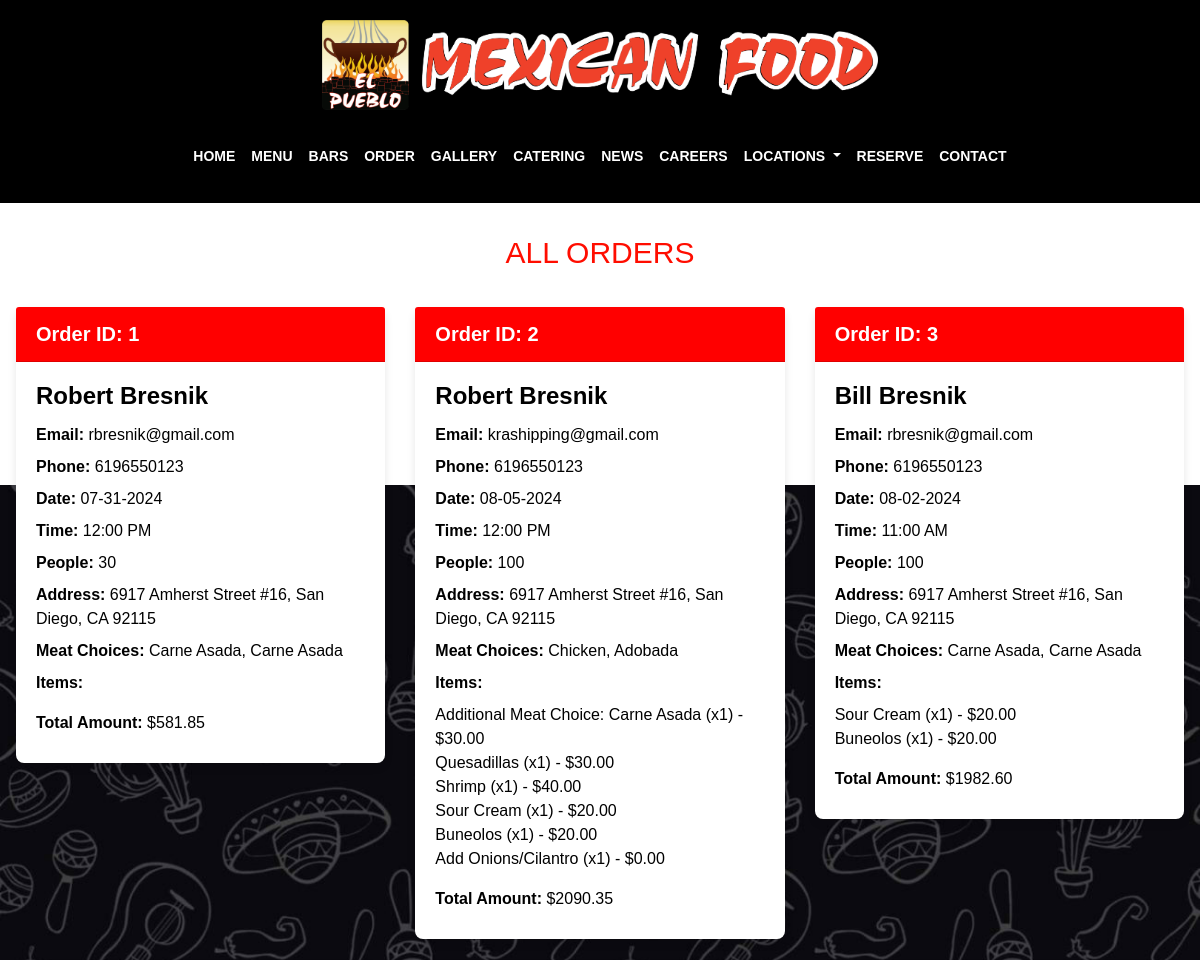
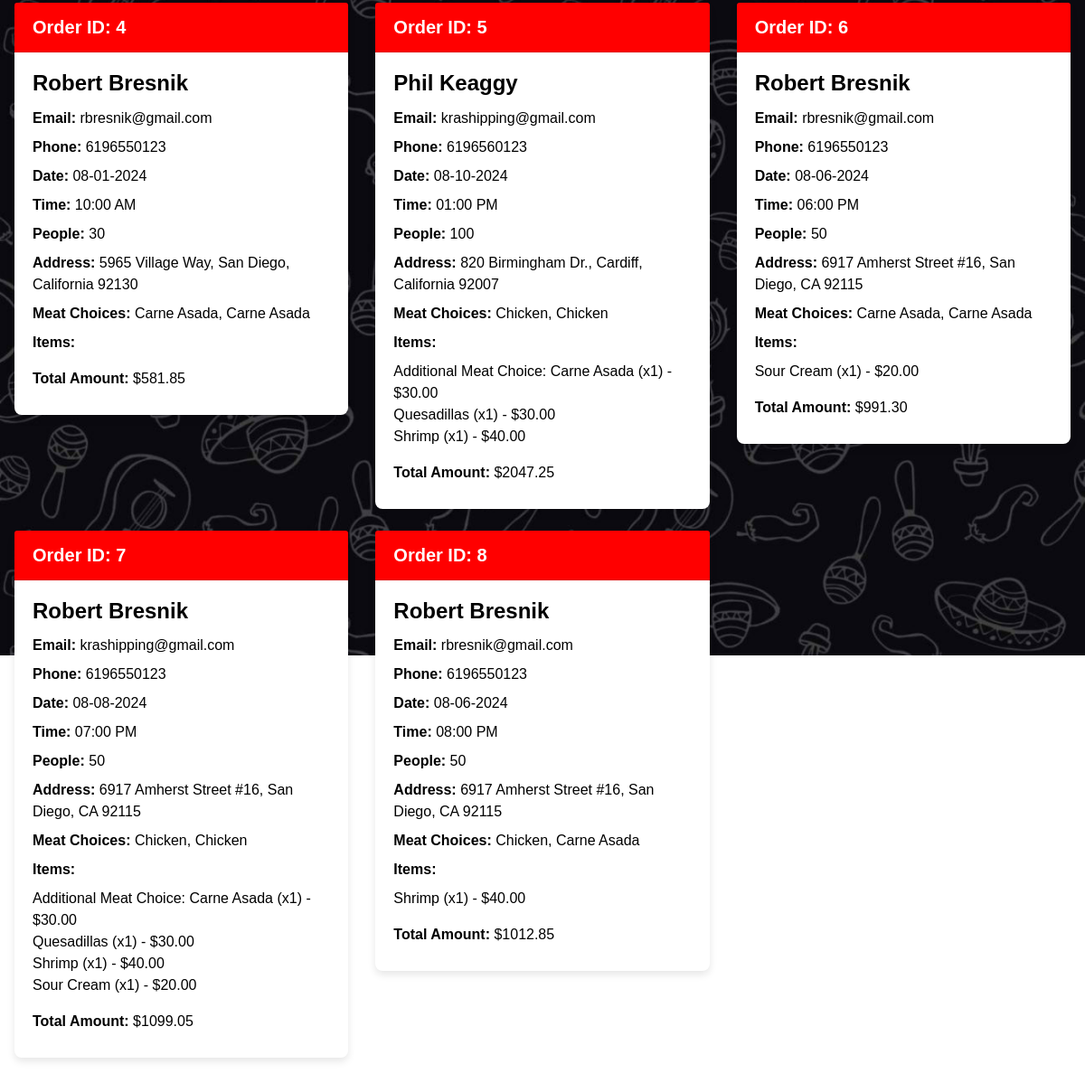
The page /orders on the database its author committed (2 pictures, top to bottom).
### app.py (models this page shows)
class Order(db.Model):
    id = db.Column(db.Integer, primary_key=True)
    people = db.Column(db.Integer, nullable=False)
    date = db.Column(db.Date, nullable=False)
    time = db.Column(db.String(50), nullable=False)
    total_amount = db.Column(db.Integer, nullable=False)
    base_amount = db.Column(db.Integer, nullable=False)
    sub_total = db.Column(db.Integer, nullable=False)
    tax = db.Column(db.Integer, nullable=False)
    grand_total = db.Column(db.Integer, nullable=False)
    meat1 = db.Column(db.String(50), nullable=False)
    meat2 = db.Column(db.String(50), nullable=False)
    customer_email = db.Column(db.String(100), nullable=False)
    first_name = db.Column(db.String(50), nullable=False)
    last_name = db.Column(db.String(50), nullable=False)
    address = db.Column(db.String(200), nullable=False)
    city = db.Column(db.String(50), nullable=False)
    state = db.Column(db.String(50), nullable=False)
    zip_code = db.Column(db.String(20), nullable=False)
    phone = db.Column(db.String(20), nullable=False)
    items = db.relationship("Item", backref="order", lazy=True)

class Item(db.Model):
    id = db.Column(db.Integer, primary_key=True)
    name = db.Column(db.String(100), nullable=False)
    price = db.Column(db.Integer, nullable=False)
    quantity = db.Column(db.Integer, nullable=False)
    order_id = db.Column(db.Integer, db.ForeignKey("order.id"), nullable=False)

### app.py (the view)
@app.route("/orders")
def orders():
    all_orders = Order.query.all()
    return render_template("orders.html", orders=all_orders, meat_choices=meat_choices)

### templates/orders.html (shortened to what this page needs)
{% extends "base.html" %}
{% block content %}
<div class="container-fluid p-3" style="background: transparent;">
    <h1 class="text-danger text-center py-3">All Orders</h1>
    <div class="row">
        {% for order in orders %}
        <div class="col-md-6 col-lg-4">
            <div class="card mb-4 text-black">
                <div class="card-header" style="background-color: #ff0000; color: white;">
                    Order ID: {{ order.id }}
                </div>
                <div class="card-body">
                    <h5 class="card-title">{{ order.first_name }} {{ order.last_name }}</h5>
                    <p class="card-text"><strong>Email:</strong> {{ order.customer_email }}</p>
                    <p class="card-text"><strong>Phone:</strong> {{ order.phone }}</p>
                    <p class="card-text"><strong>Date:</strong> {{ order.date.strftime('%m-%d-%Y') }}</p>
                    <p class="card-text"><strong>Time:</strong> {{ order.time }}</p>
                    <p class="card-text"><strong>People:</strong> {{ order.people }}</p>
                    <p class="card-text"><strong>Address:</strong> {{ order.address }}, {{ order.city }}, {{ order.state }} {{ order.zip_code }}</p>
                    <p class="card-text"><strong>Meat Choices:</strong> {{ meat_choices[order.meat1] }}, {{ meat_choices[order.meat2] }}</p>
                    <p class="card-text"><strong>Items:</strong>
                        <ul class="list-unstyled">
                            {% for item in order.items %}
                            <li>{{ item.name }} (x{{ item.quantity }}) - ${{ "%.2f"|format(item.price / 100) }}</li>
                            {% endfor %}
                        </ul>
                    </p>
                    <p class="card-text"><strong>Total Amount:</strong> ${{ "%.2f"|format(order.grand_total / 100) }}</p>
                </div>
            </div>
        </div>
        {% endfor %}
    </div>
</div>
{% endblock %}

### templates/base.html (shortened to what this page needs)
<!DOCTYPE html>
<html lang="en">
  <head>
    {% autoescape None %}
    <link
      rel="stylesheet"
      href="https://maxcdn.bootstrapcdn.com/bootstrap/4.5.2/css/bootstrap.min.css"
    />
    <link
      rel="stylesheet"
      href="{{ url_for('static', filename='styles.css') }}"
    />
    <link
      rel="stylesheet"
      href="{{ url_for('static', filename='custom.css') }}"
    />
  </head>
  <body>
    <div class="header">
      <img
        src="{{ url_for('static', filename='logo-final-el-pueblo-mex.png') }}"
        class="img-fluid mx-auto d-block"
        alt="El Pueblo Mexican Food"
      />
      <div id="et-top-navigation" data-height="115" data-fixed-height="40">
        <nav id="top-menu-nav" class="navbar navbar-expand-lg navbar-dark">
          <div class="collapse navbar-collapse justify-content-center" id="navbarNav">
            <ul id="top-menu" class="navbar-nav">
              <li class="nav-item">
                <a class="nav-link" href="https://elpueblomex.com/">HOME</a>
              </li>
              <li class="nav-item">
                <a class="nav-link" href="https://elpueblomex.com/menu/">MENU</a>
              </li>
              <li class="nav-item">
                <a class="nav-link" href="https://elpueblomex.com/del-mar-bar/">BARS</a>
              </li>
              <li class="nav-item">
                <a class="nav-link" href="https://elpueblomex.com/order-online-selection/">ORDER</a>
              </li>
              <li class="nav-item">
                <a class="nav-link" href="https://elpueblomex.com/gallery/">GALLERY</a>
              </li>
              <li class="nav-item">
                <a class="nav-link" href="https://elpueblomex.com/catering/">CATERING</a>
              </li>
              <li class="nav-item">
                <a class="nav-link" href="https://elpueblomex.com/latest-news/">NEWS</a>
              </li>
              <li class="nav-item">
                <a class="nav-link" href="https://elpueblomex.com/job-openings/">CAREERS</a>
              </li>
              <li class="nav-item dropdown">
                <a class="nav-link dropdown-toggle" href="https://elpueblomex.com/locations/" id="navbarDropdown" role="button" data-toggle="dropdown" aria-haspopup="true" aria-expanded="false">
                  LOCATIONS
                </a>
              </li>
              <li class="nav-item">
                <a class="nav-link" href="https://elpueblomex.com/event-space-reservation/">RESERVE</a>
              </li>
              <li class="nav-item">
                <a class="nav-link" href="https://elpueblomex.com/contact-us/">CONTACT</a>
              </li>
            </ul>
          </div>
        </nav>
      </div>
    </div>
 {% block content %}{% endblock %}
    {% endautoescape %}
  </body>
</html>

### static/styles.css (style rules this page uses)
body { background: url('/static/background.jpg') repeat-x center center fixed; background-size: contain; }
.header { background-color: black; color: white; padding: 20px 0; text-align: center; }
.header img { height: 90px; }
#top-menu-nav { text-align: center; margin-top: 20px; }
#top-menu { list-style: none; padding: 0; margin: 0; }
h1 { color: #ff0000; margin-bottom: 20px; }
a { color: #ff0000; text-decoration: none; font-weight: bold; display: inline-block; margin-top: 20px; text-align: left; width: 100%; }

### static/custom.css (style rules this page uses)
.header { background-color: black; color: white; padding: 20px 0; text-align: center; }
.header img { height: 90px; }
.navbar-dark .navbar-nav .nav-link { color: white !important; font-size: 14px; text-transform: uppercase; font-weight: bold; }
h1 { color: #ff0000; margin-bottom: 20px; }
a { color: #ff0000; text-decoration: none; font-weight: bold; display: inline-block; margin-top: 20px; width: 100%; }
#top-menu-nav { text-align: center; margin-top: 0; }
.text-danger { text-transform: uppercase; font-size: 30px; color: #ff0d00 !important; }
.container-fluid { padding: 20px; }
.card { border: none; border-radius: 8px; box-shadow: 0 4px 8px rgba(0, 0, 0, 0.1); color: black; }
.card-header { font-size: 1.25em; font-weight: bold; background-color: #ff0000; color: white; }
.card-body .card-title { font-size: 1.5em; font-weight: bold; }
.card-body .card-text { font-size: 1em; margin-bottom: 0.5em; color: black; }
.card-body .list-unstyled li { color: black; }

### rows shown on the page
Order: id "1", first_name "Robert", last_name "Bresnik", customer_email "rbresnik@gmail.com", phone "6196550123", date "07-31-2024", time "12:00 PM", people "30", address "6917 Amherst Street #16", city "San Diego", state "CA", zip_code "92115", meat1 "Carne Asada", meat2 "Carne Asada", order.grand_total/100 "581.85"
Order: id "2", first_name "Robert", last_name "Bresnik", customer_email "krashipping@gmail.com", phone "6196550123", date "08-05-2024", time "12:00 PM", people "100", address "6917 Amherst Street #16", city "San Diego", state "CA", zip_code "92115", meat1 "Chicken", meat2 "Adobada", order.grand_total/100 "2090.35"
Item: name "Additional Meat Choice: Carne Asada", quantity "1", item.price/100 "30.00"
Item: name "Quesadillas", quantity "1", item.price/100 "30.00"
Item: name "Shrimp", quantity "1", item.price/100 "40.00"
Item: name "Sour Cream", quantity "1", item.price/100 "20.00"
Item: name "Buneolos", quantity "1", item.price/100 "20.00"
Item: name "Add Onions/Cilantro", quantity "1", item.price/100 "0.00"
Order: id "3", first_name "Bill", last_name "Bresnik", customer_email "rbresnik@gmail.com", phone "6196550123", date "08-02-2024", time "11:00 AM", people "100", address "6917 Amherst Street #16", city "San Diego", state "CA", zip_code "92115", meat1 "Carne Asada", meat2 "Carne Asada", order.grand_total/100 "1982.60"
Item: name "Sour Cream", quantity "1", item.price/100 "20.00"
Item: name "Buneolos", quantity "1", item.price/100 "20.00"
Order: id "4", first_name "Robert", last_name "Bresnik", customer_email "rbresnik@gmail.com", phone "6196550123", date "08-01-2024", time "10:00 AM", people "30", address "5965 Village Way", city "San Diego", state "California", zip_code "92130", meat1 "Carne Asada", meat2 "Carne Asada", order.grand_total/100 "581.85"
Order: id "5", first_name "Phil", last_name "Keaggy", customer_email "krashipping@gmail.com", phone "6196560123", date "08-10-2024", time "01:00 PM", people "100", address "820 Birmingham Dr.", city "Cardiff", state "California", zip_code "92007", meat1 "Chicken", meat2 "Chicken", order.grand_total/100 "2047.25"
Item: name "Additional Meat Choice: Carne Asada", quantity "1", item.price/100 "30.00"
Item: name "Quesadillas", quantity "1", item.price/100 "30.00"
Item: name "Shrimp", quantity "1", item.price/100 "40.00"
Order: id "6", first_name "Robert", last_name "Bresnik", customer_email "rbresnik@gmail.com", phone "6196550123", date "08-06-2024", time "06:00 PM", people "50", address "6917 Amherst Street #16", city "San Diego", state "CA", zip_code "92115", meat1 "Carne Asada", meat2 "Carne Asada", order.grand_total/100 "991.30"
Item: name "Sour Cream", quantity "1", item.price/100 "20.00"
Order: id "7", first_name "Robert", last_name "Bresnik", customer_email "krashipping@gmail.com", phone "6196550123", date "08-08-2024", time "07:00 PM", people "50", address "6917 Amherst Street #16", city "San Diego", state "CA", zip_code "92115", meat1 "Chicken", meat2 "Chicken", order.grand_total/100 "1099.05"
Item: name "Additional Meat Choice: Carne Asada", quantity "1", item.price/100 "30.00"
Item: name "Quesadillas", quantity "1", item.price/100 "30.00"
Item: name "Shrimp", quantity "1", item.price/100 "40.00"
Item: name "Sour Cream", quantity "1", item.price/100 "20.00"
Order: id "8", first_name "Robert", last_name "Bresnik", customer_email "rbresnik@gmail.com", phone "6196550123", date "08-06-2024", time "08:00 PM", people "50", address "6917 Amherst Street #16", city "San Diego", state "CA", zip_code "92115", meat1 "Chicken", meat2 "Carne Asada", order.grand_total/100 "1012.85"
Item: name "Shrimp", quantity "1", item.price/100 "40.00"
